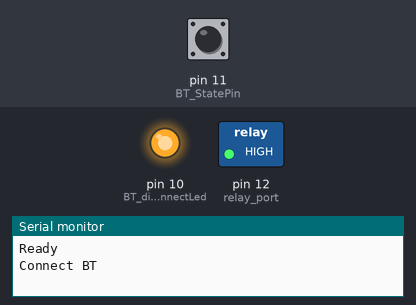
Simulated run of this sketch. Board: Arduino Uno, built with avr-gcc and run on an emulated ATmega328P. On the bench: switched loads named in the sketch (green lamp = pin HIGH), output pins drawn as LEDs (lit = HIGH), the last lines printed to the serial monitor. Dashed ring = blinking. Inputs (shaded band) come from the test bench; at power-on: pin 11 (BT_StatePin) LOW.

Above: at 0.8 s.
0.9 s: pin 11 (BT_StatePin) driven HIGH
At 1.9 s:
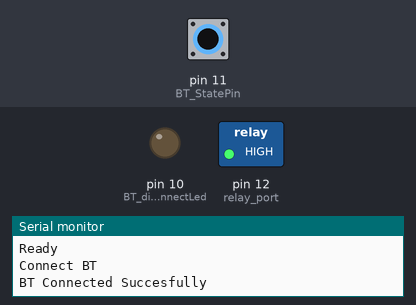
9.9 s: pin 11 (BT_StatePin) driven LOW
At 11.1 s:
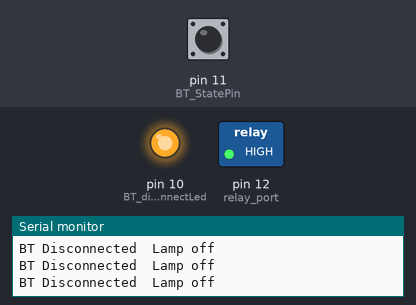
11.8 s: pin 11 (BT_StatePin) pulsed HIGH 5 times (0.12 s each, 0.3 s apart)
At 12.02 s:
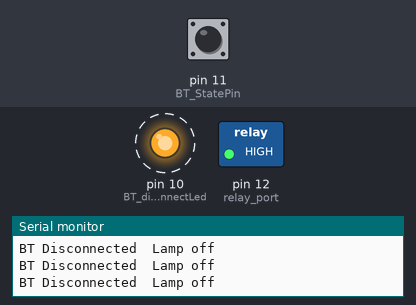
Timing chart, 0 to 14.8 s (numbered marks = the images above; inputs shaded):
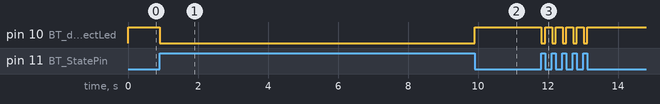

The sketch:

Delimetre.ino
```cpp
String inputByte;
const int BT_disconnectLed = 10;
const int BT_StatePin = 11;
boolean BTconnected = false;

char lamp_state = '0';
const int relay_port = 12;
const int ledpin = 10;

String sgnlvalue;
unsigned long intervalInMs;

unsigned long interval;
unsigned long lampTurnedOnAt;
unsigned long lampTurnedOffAt;

unsigned long time_for_action;

unsigned long buttonPushedMillis;
unsigned long receivedTime;


void setup() {

  pinMode(BT_StatePin, INPUT);
  pinMode(BT_disconnectLed, OUTPUT);

  pinMode(relay_port, OUTPUT);
  digitalWrite(relay_port , HIGH); //relay off


  Serial.begin(9600);
  Serial.println("Ready");
  Serial.println("Connect BT");


  while (!BTconnected) {
    if (digitalRead(BT_StatePin) == HIGH){BTconnected = true;};
    digitalWrite(BT_disconnectLed, HIGH); //Disconnected led indicate
    }

    digitalWrite(BT_disconnectLed, LOW);
    Serial.println("BT Connected Succesfully");
    Serial.print("");

}


void loop() {
unsigned long currentMillis = millis();

if (digitalRead(BT_StatePin) == LOW){BTconnected = false; digitalWrite(BT_disconnectLed, HIGH);}
if (digitalRead(BT_StatePin) == HIGH){BTconnected = true; digitalWrite(BT_disconnectLed, LOW);}

//command =[D1H, 3600]

while(Serial.available()>0){
    inputByte = Serial.readString();   //reading the bluetooth signal

    Serial.print("input\t");
    Serial.println(inputByte);


int openingBraceIndex = inputByte.indexOf('[');
int commaIndex = inputByte.indexOf(',', openingBraceIndex + 1);
int secondCommaIndex = inputByte.indexOf(',', commaIndex + 1);
int closingBraceIndex = inputByte.indexOf(']',openingBraceIndex + 1);

String signalValue = inputByte.substring(openingBraceIndex+1,commaIndex);
String sgnlvalue = signalValue;
//       signalValue = "";
String intervalValueInSec = inputByte.substring(commaIndex + 1, closingBraceIndex);

intervalInMs = strtoul(intervalValueInSec.c_str(), NULL, 10) * 1000UL;

if(sgnlvalue == "DCH"){
  buttonPushedMillis = currentMillis;
  }


Serial.print("Signal Value ");


Serial.println(signalValue);

Serial.print("Sgnl value ");
Serial.println(sgnlvalue);


Serial.print("intervalValueInMiliSec ");
Serial.println(intervalInMs);


Serial.print("intervalValueInSec ");
Serial.println(interval);

}


if(sgnlvalue == "DCH"){
      digitalWrite(relay_port, LOW);

//      unsigned long duration = currentMillis-buttonPushedMillis;
      lampTurnedOnAt = currentMillis;
      Serial.println("LampOn");


if((unsigned long)(currentMillis - buttonPushedMillis) > (unsigned long) intervalInMs ){

        digitalWrite(relay_port, HIGH);
        Serial.println("Lamp off");

        lamp_state = '0';
        Serial.print("Lamp State--->\t");
        Serial.println(lamp_state);
//
//        lampTurnedOffAt = currentMillis;
//
        Serial.print("currentMillis \t");
        Serial.println(currentMillis);

        Serial.print(" buttonPushedMillis\t");
        Serial.println(buttonPushedMillis);
  }


      Serial.print("lampTurnedOnAt\t");
      Serial.println(lampTurnedOnAt);

      lamp_state = '1';
      Serial.print("Lamp State--->\t");
      Serial.println(lamp_state);

       sgnlvalue= "";
}

if(sgnlvalue == "DCL"){

digitalWrite(relay_port, HIGH);
lamp_state = '0';
Serial.println("Lamp off");
Serial.print("Lamp State-->\t");
Serial.println(lamp_state);

sgnlvalue = "";

}


//Serial.print("Sgnl Value after on ");
//Serial.println(sgnlvalue);
//
//
//Serial.print("intervalValueInMiliSec after ");
//Serial.println(intervalInMs);
//
//
//Serial.print("intervalValueInSec after ");
//Serial.println(interval);


if (BTconnected == false) {
   Serial.print("BT Disconnected\t");
   digitalWrite(relay_port, HIGH);
    Serial.println("Lamp off");
//    digitalWrite(ledpin, HIGH);


};

sgnlvalue = "";


}
```

Measured:
- after the input at 0.9 s, pin 10 (BT_disconnectLed): HIGH → LOW at once
- after the input at 9.9 s, pin 10 (BT_disconnectLed): LOW → HIGH at once
- after the input at 11.8 s, pin 10 (BT_disconnectLed): alternates HIGH for 0.20 s and LOW for 0.10 s, 10 changes in all, then stays HIGH, starting at once
